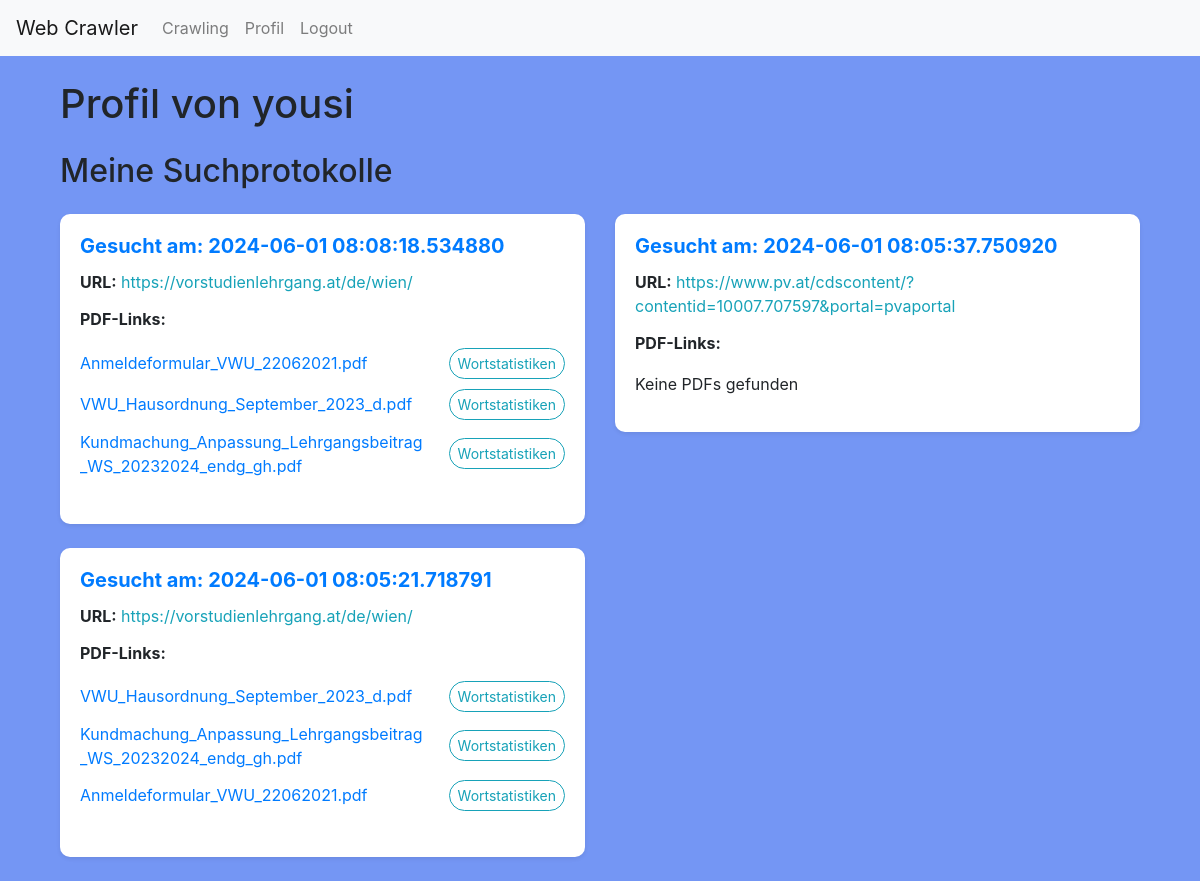
The app's page /profile (signed in), older data.
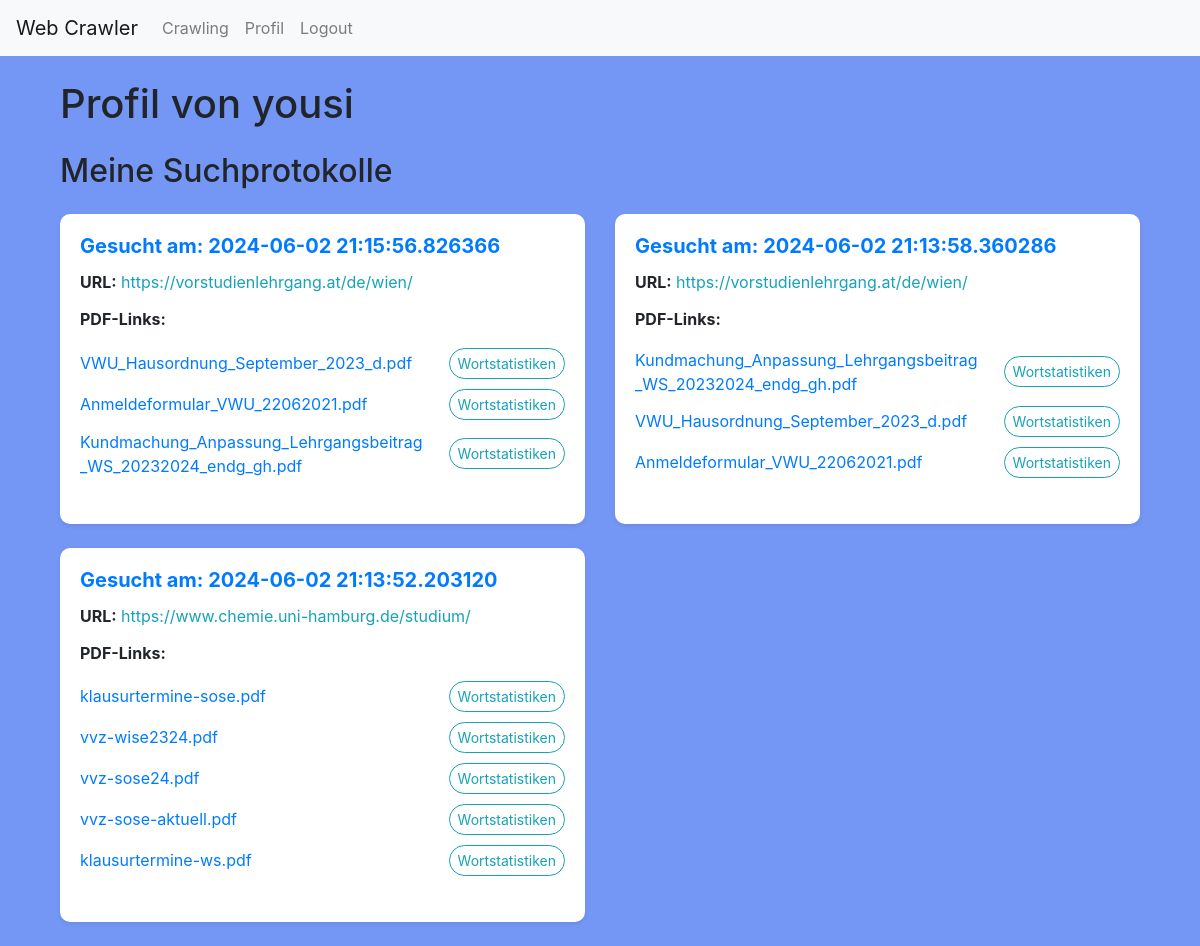
The same page, newer data.
### app/models.py (models this page shows, shortened)
class User(db.Model, UserMixin):
    id = db.Column(db.Integer, primary_key=True)
    username = db.Column(db.String(80), unique=True, nullable=False)
    email = db.Column(db.String(120), unique=True, nullable=False)
    password = db.Column(db.String(120), nullable=False)
    crawl_data = db.relationship('CrawlData', backref='user', lazy=True)

class CrawlData(db.Model):
    id = db.Column(db.Integer, primary_key=True)
    user_id = db.Column(db.Integer, db.ForeignKey('user.id'), nullable=False)
    url = db.Column(db.String(512), nullable=False)
    crawl_date = db.Column(db.DateTime, default=datetime.utcnow)
    pdf_links = db.Column(db.Text)  # Stores PDF links as comma-separated strings
    pdf_paths = db.Column(db.Text)  # Add this line to store the paths to PDF files
    word_stats = db.Column(db.Text)

### app/routes.py (the view)
@app.route('/profile')
@login_required
def profile():
    crawl_records = CrawlData.query.filter_by(user_id=current_user.id).order_by(CrawlData.crawl_date.desc()).all()
    for record in crawl_records:
        word_stats_list = []
        for stat in record.word_stats.split(';'):
            if '|' in stat:
                pdf_url, word_counts = stat.split('|', 1)
                word_count_pairs = word_counts.split(',')
                word_counts_dict = {}
                for word_count in word_count_pairs:
                    parts = word_count.split(':')
                    if len(parts) == 2:
                        word, count = parts
                        try:
                            word_counts_dict[word] = int(count)
                        except ValueError:
                            continue  # Skip this word count if it cannot be converted to int
                word_stats_list.append({'pdf_url': pdf_url, 'word_counts': word_counts_dict})
        record.parsed_word_stats = word_stats_list
    return render_template('profile.html', crawl_records=crawl_records, enumerate=enumerate)

### app/routes.py (called while the page is built)
@login_manager.user_loader
def load_user(user_id):
    return User.query.get(int(user_id))

### app/templates/profile.html (shortened to what this page needs)
{% extends "layout.html" %}
{% block content %}
<div class="container mt-4">
    <h1 class="mb-4">Profil von {{ current_user.username }}</h1>
    <h2 class="mb-4">Meine Suchprotokolle</h2>
    <div class="row">
        {% for record in crawl_records %}
        <div class="col-md-6 mb-4">
            <div class="card shadow-sm">
                <div class="card-body">
                    <h5 class="card-title text-primary">Gesucht am: {{ record.crawl_date }}</h5>
                    <p class="card-text"><strong>URL:</strong> <a href="{{ record.url }}" target="_blank" class="text-info">{{ record.url }}</a></p>
                    <h6><strong>PDF-Links:</strong></h6>
                    <div class="pdf-link-container">
                        <ul class="list-unstyled pdf-list">
                            {% if record.pdf_links == 'no_pdfs_found' %}
                            <li>Keine PDFs gefunden</li>
                            {% else %}
                                {% for index, link in enumerate(record.pdf_links.split(',')) %}
                                {% if '|' in link %}
                                {% set url, name = link.split('|') %}
                                <li class="pdf-list-item">
                                    <div class="pdf-item-container">
                                        <a href="{{ url }}" target="_blank" class="text-decoration-none pdf-link">{{ name }}</a>
                                        <button type="button" class="btn btn-sm btn-outline-info word-stats-btn" data-toggle="modal" data-target="#modal{{ record.id }}_{{ index }}">Wortstatistiken</button>
                                    </div>
                                </li>
                                {% endif %}
                                {% endfor %}
                            {% endif %}
                        </ul>
                    </div>
                </div>
            </div>
        </div>
        {% endfor %}
    </div>
</div>
{% endblock %}

### app/templates/layout.html (shortened to what this page needs)
<!DOCTYPE html>
<html lang="de">
<head>
    <link href="https://maxcdn.bootstrapcdn.com/bootstrap/4.5.2/css/bootstrap.min.css" rel="stylesheet">
    <link href="{{ url_for('static', filename='css/styles.css') }}" rel="stylesheet">
</head>
<body>
    <nav class="navbar navbar-expand-lg navbar-light bg-light">
        <a class="navbar-brand" href="{{ url_for('home') }}">Web Crawler</a>
        <div class="collapse navbar-collapse" id="navbarNav">
            <ul class="navbar-nav">
                {% if current_user.is_authenticated %}
                    <li class="nav-item">
                        <a class="nav-link" href="{{ url_for('crawl_page') }}">Crawling</a>
                    </li>
                    <li class="nav-item">
                        <a class="nav-link" href="{{ url_for('profile') }}">Profil</a>
                    </li>
                    <li class="nav-item">
                        <a class="nav-link" href="{{ url_for('logout') }}">Logout</a>
                    </li>
                {% endif %}
            </ul>
        </div>
    </nav>
    <div class="container">
        {% block content %}{% endblock %}
    </div>
</body>
</html>

### app/static/css/styles.css (style rules this page uses)
body { background-color: #7496f4; }
.card { border: none; border-radius: 10px; }
.card-body { padding: 20px; }
.card-title { font-size: 1.25rem; font-weight: bold; }
.btn-outline-info { border-radius: 50px; }
.pdf-link { flex-grow: 1; word-break: break-all; }
.word-stats-btn { margin-left: 10px; flex-shrink: 0; }
.pdf-list-item { display: flex; justify-content: space-between; align-items: center; margin-bottom: 10px; width: 100%; }
.pdf-link-container { display: flex; flex-direction: column; }
.pdf-list { margin-top: 10px; width: 100%; }
.pdf-item-container { display: flex; align-items: center; justify-content: space-between; width: 100%; gap: 10px; }

Row changes from the older to the newer data that the page shows:
removed CrawlData: crawl_date "2024-06-01 08:05:37.750920", url "https://www.pv.at/cdscontent/?contentid=10007.707597&portal=pvaportal", pdf_links "Keine PDFs gefunden"
removed CrawlData: crawl_date "2024-06-01 08:05:21.718791", url "https://vorstudienlehrgang.at/de/wien/", name "VWU_Hausordnung_September_2023_d.pdf" "Kundmachung_Anpassung_Lehrgangsbeitrag_WS_20232024_endg_gh.pdf" "Anmeldeformular_VWU_22062021.pdf"
changed CrawlData (number 1 of 3 on the later page): crawl_date "2024-06-01 08:08:18.534880" → "2024-06-02 21:15:56.826366"
added CrawlData: crawl_date "2024-06-02 21:13:58.360286", url "https://vorstudienlehrgang.at/de/wien/", name "Kundmachung_Anpassung_Lehrgangsbeitrag_WS_20232024_endg_gh.pdf" "VWU_Hausordnung_September_2023_d.pdf" "Anmeldeformular_VWU_22062021.pdf"
added CrawlData: crawl_date "2024-06-02 21:13:52.203120", url "https://www.chemie.uni-hamburg.de/studium/", name "klausurtermine-sose.pdf" "vvz-wise2324.pdf" "vvz-sose24.pdf" "vvz-sose-aktuell.pdf" "klausurtermine-ws.pdf"
